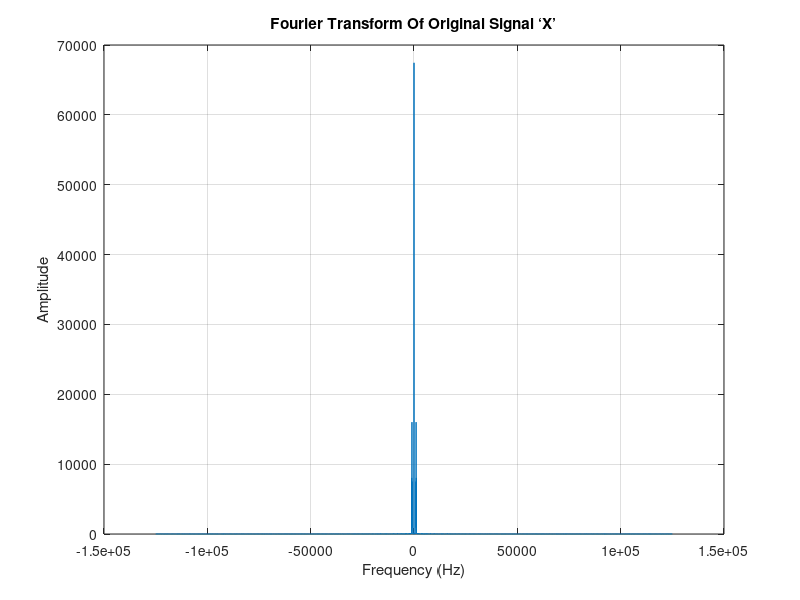
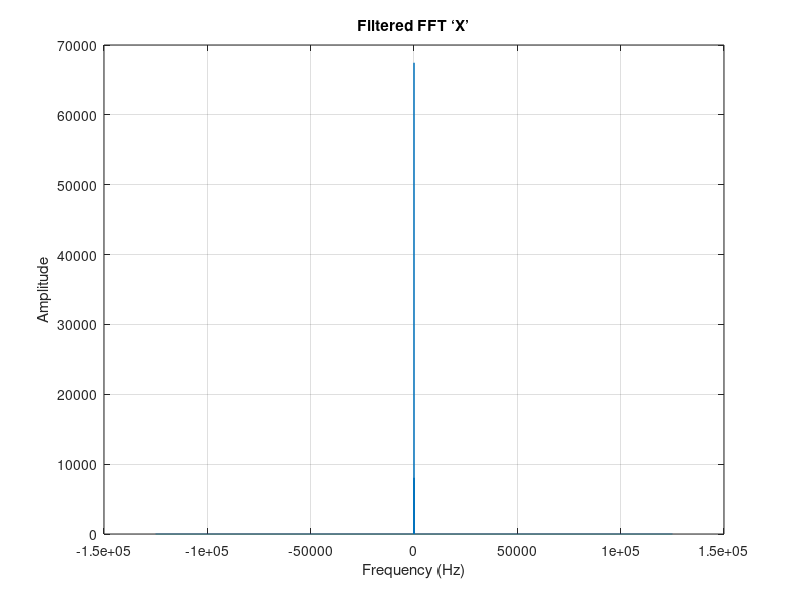
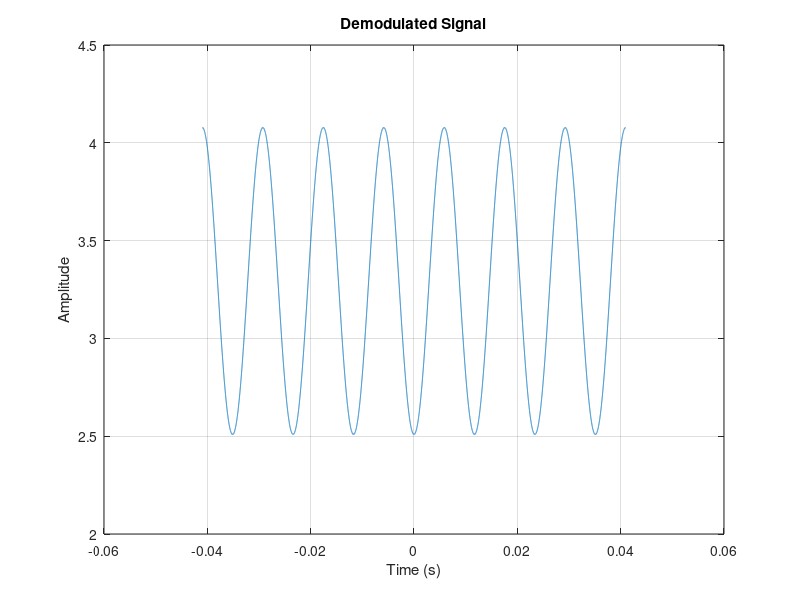

Write the MATLAB code that produced these figures, in order.
close all;
clear all;
M=csvread('WA000002.CSV',2,0);
figure(1)
plot(M(:,1),M(:,2:end));                                                   %tracé

N=20480;                                                                   %nbr de points
Fe=250000;                                                                 %fréq d'échantillonage en Hz

Fx=fft(M(:,2));                                                            %transformée de fourier du signal
FX=fftshift(Fx);
Mod=abs(FX)*2;                                                             %module de la TF
Fn=Fe/2;                                                                   %fréd de Nyquist
V=linspace(-Fn,Fn,N);                                                      %échelle des fréquences

figure(1)
plot(V, Mod)                                                         
grid
title('Fourier Transform Of Original Signal ‘X’')
xlabel('Frequency (Hz)')
ylabel('Amplitude')

%%

[m,i]=max(Mod(10242:end));                                                 %recherche du maximum du spectre pour les fréq>0 (10241 est l'indice de fréq nulle)
iFp=10241+i;                                                               %indice de la fréq porteuse
[m,i]=max(Mod((iFp+1):end));                                               %recherche max du spectre pour f>Fp
iFm=iFp+i;                                                                     %indice de la fréq moduleuse
xFm=m;                                                                     %amplitude de Fm

%Filtrage: suppression de la porteuse
FX2=zeros(N,1);
FX2(10241)=Mod(10241);
FX2(10241+(iFm-iFp-1))=xFm;
FX2(10241-(iFm-iFp-1))=xFm;
%
figure(3)
plot(V, FX2)
grid
title('Filtered FFT ‘X’')
xlabel('Frequency (Hz)')
ylabel('Amplitude')



%Transformée inverse
FX2=fftshift(FX2);
X=ifft(FX2);
figure(4)
plot(M(:,1),X)
grid
title('Demodulated Signal')
xlabel('Time (s)')
ylabel('Amplitude')






